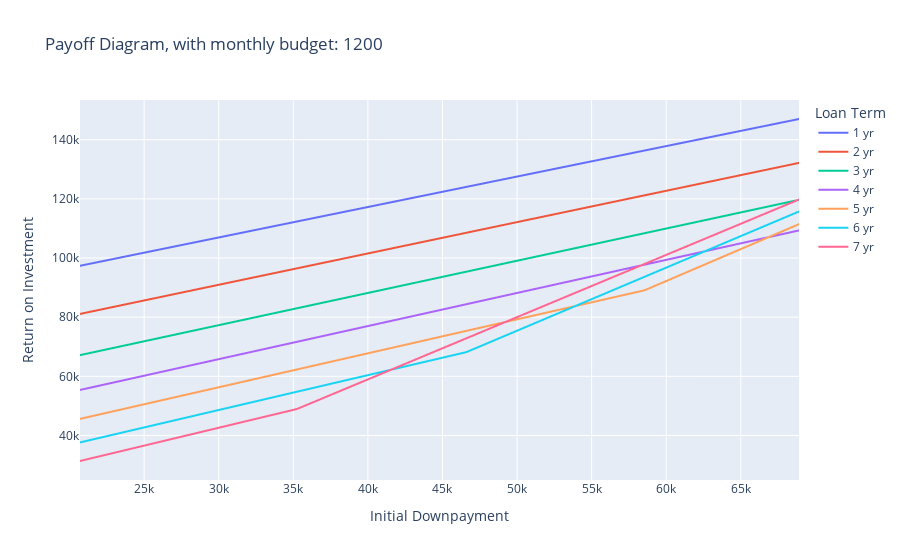

Here is the notebook cell this chart was saved with:
### Code cell
fig = px.line(payoffmonth_df_melt,x="Downpayment",y="value",color="variable",labels={
                     "Downpayment": "Initial Downpayment",
                     "value": "Return on Investment",
                     "variable": "Loan Term"
                 }, title="Payoff Diagram, with monthly budget: {}".format(month_cap))
fig.show()

### Figure 1 — Plotly figure (JSON) as saved in the notebook; plotly's stock layout.template omitted (floating-point values rounded to 4 significant figures; data arrays with more than 128 entries replaced by an {"elided": "..."} marker saying what was removed)
{"data": [{"hovertemplate": "Loan Term=1 yr<br>Initial Downpayment=%{x}<br>Return on Investment=%{y}<extra></extra>", "legendgroup": "1 yr", "line": {"color": "#636efa", "dash": "solid"}, "mode": "lines", "name": "1 yr", "showlegend": true, "type": "scattergl", "x": {"elided": "242 int values"}, "xaxis": "x", "y": {"elided": "242 float values"}, "yaxis": "y"}, {"hovertemplate": "Loan Term=2 yr<br>Initial Downpayment=%{x}<br>Return on Investment=%{y}<extra></extra>", "legendgroup": "2 yr", "line": {"color": "#EF553B", "dash": "solid"}, "mode": "lines", "name": "2 yr", "showlegend": true, "type": "scattergl", "x": {"elided": "242 int values"}, "xaxis": "x", "y": {"elided": "242 float values"}, "yaxis": "y"}, {"hovertemplate": "Loan Term=3 yr<br>Initial Downpayment=%{x}<br>Return on Investment=%{y}<extra></extra>", "legendgroup": "3 yr", "line": {"color": "#00cc96", "dash": "solid"}, "mode": "lines", "name": "3 yr", "showlegend": true, "type": "scattergl", "x": {"elided": "242 int values"}, "xaxis": "x", "y": {"elided": "242 float values"}, "yaxis": "y"}, {"hovertemplate": "Loan Term=4 yr<br>Initial Downpayment=%{x}<br>Return on Investment=%{y}<extra></extra>", "legendgroup": "4 yr", "line": {"color": "#ab63fa", "dash": "solid"}, "mode": "lines", "name": "4 yr", "showlegend": true, "type": "scattergl", "x": {"elided": "242 int values"}, "xaxis": "x", "y": {"elided": "242 float values"}, "yaxis": "y"}, {"hovertemplate": "Loan Term=5 yr<br>Initial Downpayment=%{x}<br>Return on Investment=%{y}<extra></extra>", "legendgroup": "5 yr", "line": {"color": "#FFA15A", "dash": "solid"}, "mode": "lines", "name": "5 yr", "showlegend": true, "type": "scattergl", "x": {"elided": "242 int values"}, "xaxis": "x", "y": {"elided": "242 float values"}, "yaxis": "y"}, {"hovertemplate": "Loan Term=6 yr<br>Initial Downpayment=%{x}<br>Return on Investment=%{y}<extra></extra>", "legendgroup": "6 yr", "line": {"color": "#19d3f3", "dash": "solid"}, "mode": "lines", "name": "6 yr", "showlegend": true, "type": "scattergl", "x": {"elided": "242 int values"}, "xaxis": "x", "y": {"elided": "242 float values"}, "yaxis": "y"}, {"hovertemplate": "Loan Term=7 yr<br>Initial Downpayment=%{x}<br>Return on Investment=%{y}<extra></extra>", "legendgroup": "7 yr", "line": {"color": "#FF6692", "dash": "solid"}, "mode": "lines", "name": "7 yr", "showlegend": true, "type": "scattergl", "x": {"elided": "242 int values"}, "xaxis": "x", "y": {"elided": "242 float values"}, "yaxis": "y"}], "layout": {"legend": {"title": {"text": "Loan Term"}, "tracegroupgap": 0}, "title": {"text": "Payoff Diagram, with monthly budget: 1200"}, "xaxis": {"anchor": "y", "domain": [0, 1], "title": {"text": "Initial Downpayment"}}, "yaxis": {"anchor": "x", "domain": [0, 1], "title": {"text": "Return on Investment"}}}}
